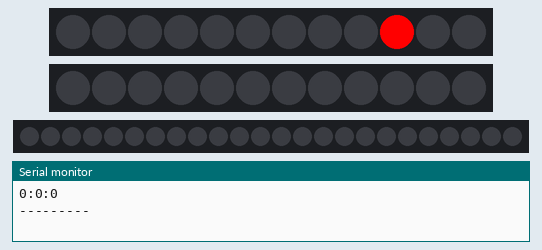
A sketch run on a simulated Arduino Uno, built with avr-gcc and run on an emulated ATmega328P. On the bench: 2 × 12 RGB LEDs in strip order, left to right, 24 RGB LEDs in strip order, left to right, the last lines printed to the serial monitor. The local clock reads 2024-03-15 10:24:30 at power-on unless the sketch sets it.

Above: at 0.1 s.
At 0.6 s:
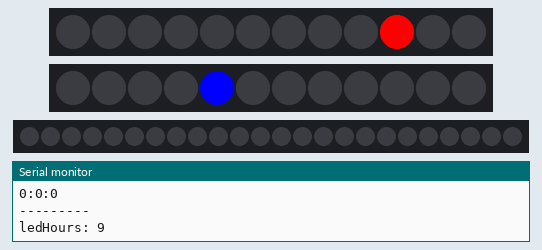
At 31.1 s:
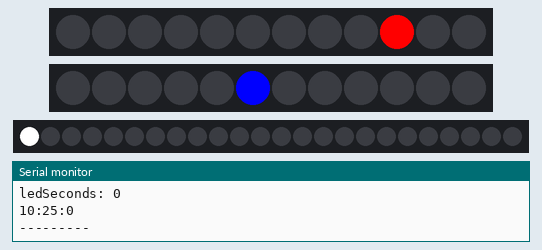
At 33.6 s:
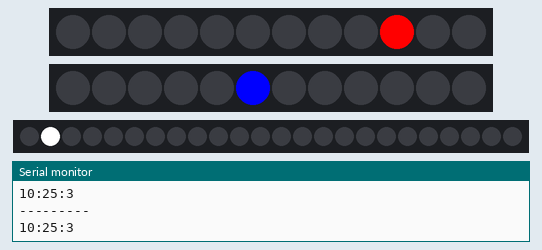
At 36.6 s:
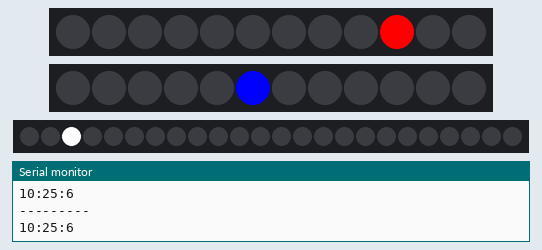
At 38.6 s:
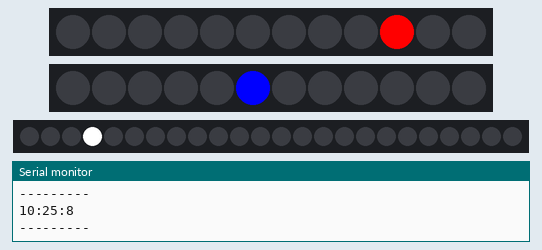

The sketch:

led_clock_v1.ino
```cpp
#include <FastLED.h>
#include <virtuabotixRTC.h>

#define PIN_RTC_CLK   6
#define PIN_RTC_DATA  7
#define PIN_RTC_RST   8

#define PIN_LED_HOURS   3
#define PIN_LED_MINUTES 4
#define PIN_LED_SECONDS 5
#define BRIGHTNESS_MIN  50
#define BRIGHTNESS_MAX  255
#define LED_FPS      1

CRGB ledsHours[12];
CRGB ledsMinutes[12];
CRGB ledsSeconds[24];

int _day        = 3,
    _month      = 6,
    _year       = 2017,
    _dayofweek  = 7,
    _hours      = 11,
    _minutes    = 25,
    _seconds    = 00,
    actualHours,
    actualMinutes,
    actualSeconds
;


//             myRTC(clock, data, rst)
virtuabotixRTC myRTC(PIN_RTC_CLK, PIN_RTC_DATA, PIN_RTC_RST);

void setup() {
  Serial.begin(9600);

  //    setDS1302Time(seconds, minutes, hours, dayofweek, day, month, year)
//  myRTC.setDS1302Time(_seconds, _minutes, _hours, _dayofweek, _day, _month, _year);

  FastLED.addLeds<WS2811, PIN_LED_HOURS, RGB>(ledsHours, 12);
  FastLED.setBrightness(BRIGHTNESS_MAX);

  FastLED.addLeds<WS2811, PIN_LED_MINUTES, RGB>(ledsMinutes, 12);
  FastLED.setBrightness(BRIGHTNESS_MIN);

  FastLED.addLeds<WS2811, PIN_LED_SECONDS, RGB>(ledsSeconds, 24);
  FastLED.setBrightness(BRIGHTNESS_MAX);
}

void loop() {
  printClock();
  showLedClock();
}

void showLedClock()
{
  int ledHours = 0;
  int ledMinutes = 0;
  int ledSeconds = 0;

  myRTC.updateTime();

  if (actualHours != myRTC.hours) {
    actualHours = myRTC.hours;

    ledHours = (actualHours > 12) ? (actualHours - 12) : actualHours;
    ledHours = ledHours - 1;
    ledsHours[ledHours] = CRGB::Red;
    changeTime(1);
    ledsHours[ledHours] = CRGB::Red;

    Serial.print("ledHours: ");Serial.println(ledHours);
  }

  if (actualMinutes != myRTC.minutes) {
    actualMinutes = myRTC.minutes;
    ledMinutes = map(actualMinutes, 0, 55, 0, 11);
    ledsMinutes[ledMinutes] = CRGB::Blue;
    changeTime(2);
    ledsMinutes[ledMinutes] = CRGB::Blue;
    Serial.print("ledMinutes: ");Serial.println(ledMinutes);
  }

  if (actualSeconds != myRTC.seconds) {
    actualSeconds = myRTC.seconds;

    ledSeconds = map(actualSeconds, 0, 59, 0, 23);
    ledsSeconds[ledSeconds] = CRGB::White;
    changeTime(3);
    ledsSeconds[ledSeconds] = CRGB::White;
    Serial.print("ledSeconds: ");Serial.println(ledSeconds);
  }

  FastLED.show();
//  FastLED.delay(1000 / LED_FPS);
}

void changeTime(int t)
{
  FastLED.show();
  delay(500);
  switch (t)
  {
    case 1:
      turnOffLedsHour();
      break;
    case 2:
      turnOffLedsMinutes();
      break;
    case 3:
      turnOffLedsSeconds();
      break;
  }
}

void turnOffLedsHour()
{
  for (int i = 0; i <= 11; i++) {
    ledsHours[i] = CRGB::Black;
  }
  FastLED.show();
}

void turnOffLedsMinutes()
{
  for (int i = 0; i <= 11; i++) {
    ledsMinutes[i] = CRGB::Black;
  }
  FastLED.show();
}

void turnOffLedsSeconds()
{
  for (int i = 0; i <= 23; i++) {
    ledsSeconds[i] = CRGB::Black;
  }
  FastLED.show();
}

void printClock()
{
  Serial.print(actualHours);Serial.print(":");
  Serial.print(actualMinutes);Serial.print(":");
  Serial.println(actualSeconds);
  Serial.println("---------");
}
```
